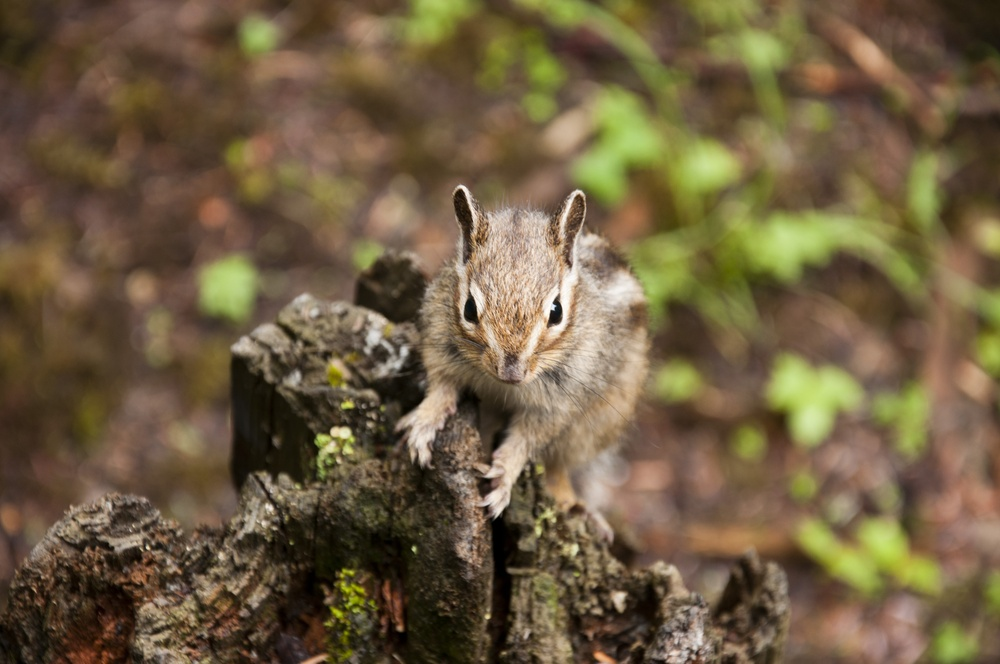
#> input picture resources/Squirrel.jpg, 1000 x 664 px, shrunk from 4288 x 2848 before the run, given in place of the camera
$ python BackgroundSubtract.py   (older library calls are emulated)
#> lines starting #> are read from the running program, lines starting #| are printed output that depends on the picture; after the words box and inside, x2 and y2 are one past the last pixel; in counts of white or black regions, pixels touching at a corner belong together
import cv2

cap = cv2.VideoCapture(0)

mog = cv2.createBackgroundSubtractorMOG2(detectShadows=True)
knn = cv2.createBackgroundSubtractorKNN(detectShadows=True)

morph_kernel = cv2.getStructuringElement(cv2.MORPH_ELLIPSE, (5, 5))

while True:
    _, frame = cap.read()
#> frame is the input picture: shape (664, 1000, 3); mean B, G, R 65.7, 94, 111

    # fgmask = mog.apply(frame)
    fgmask = knn.apply(frame)
#> fgmask: shape (664, 1000); every value is 255
    fgmask = cv2.morphologyEx(fgmask, cv2.MORPH_OPEN, morph_kernel)
    fgmask, contours, hierarchy = cv2.findContours(fgmask, mode=cv2.RETR_EXTERNAL, method=cv2.CHAIN_APPROX_SIMPLE)
#> contours = [[[0, 0], [0, 663], [999, 663], [999, 0]]]
    for c in contours:
        if cv2.contourArea(c) > 40 * 40:
            (x, y, w, h) = cv2.boundingRect(c)
            cv2.rectangle(frame, (x, y), (x+h, y+w), (0, 0, 255), 2)
#> this loop made 1 pass
#> (c, x, y, w, h) on pass 1: ([[0, 0], [0, 663], [999, 663], [999, 0]], 0, 0, 1000, 664)
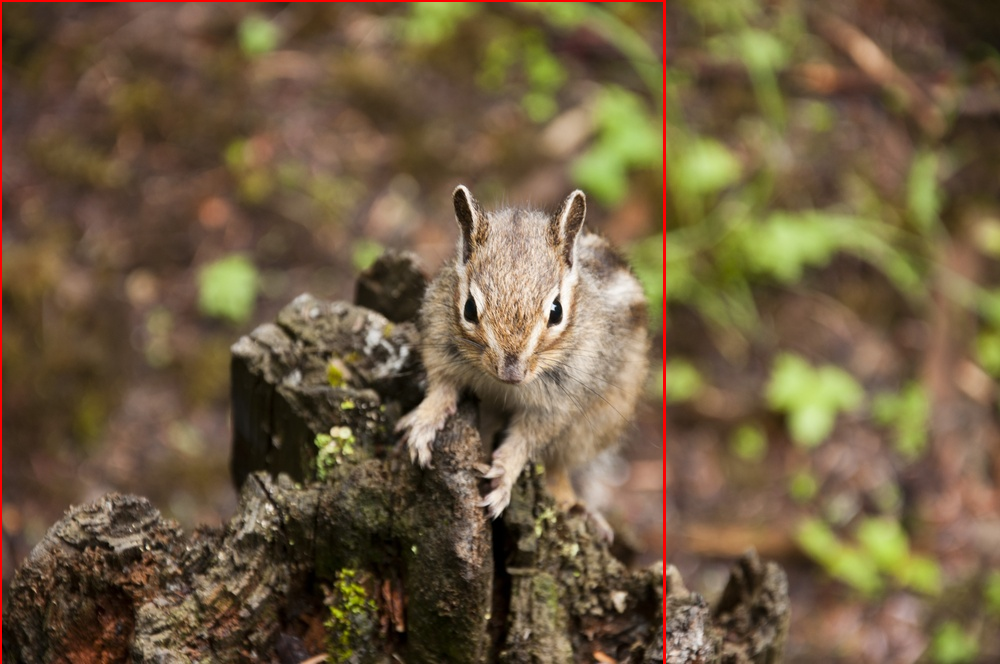
#> frame: shape (664, 1000, 3); 0.7% of pixels changed, all inside (x1, y1, x2, y2) = (0, 0, 666, 664)

    extract = cv2.bitwise_and(frame, frame, mask=fgmask)

    fgmask = cv2.cvtColor(fgmask, cv2.COLOR_GRAY2BGR)
#> fgmask: shape (664, 1000, 3); every value is 255
    cv2.imshow('Display', cv2.hconcat((frame, fgmask, extract)))
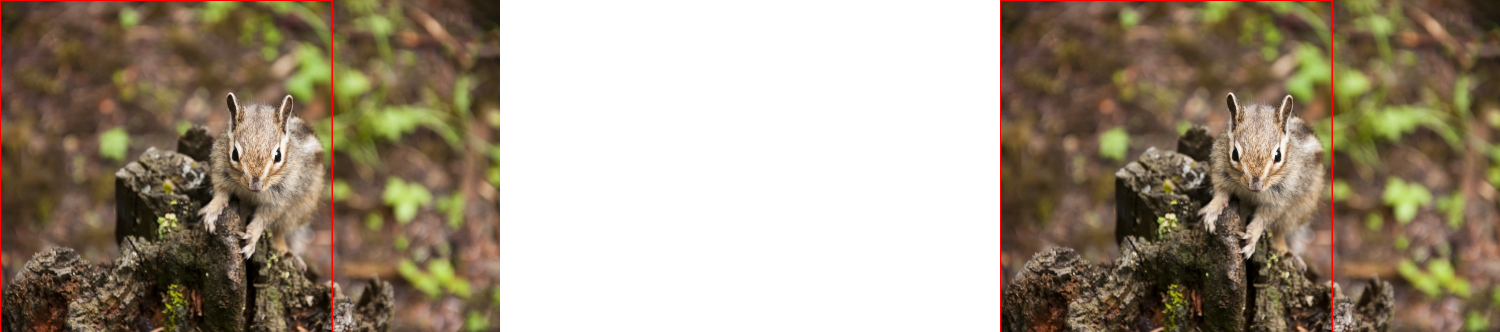
#> window 'Display': shape (664, 3000, 3) (shown at 1/2 size); mean B, G, R 128.5, 147.3, 159.7

    keyCode = cv2.waitKey(1)
#> (key Esc is pressed here)
    if keyCode == 27:
        break

cap.release()
cv2.destroyAllWindows()
